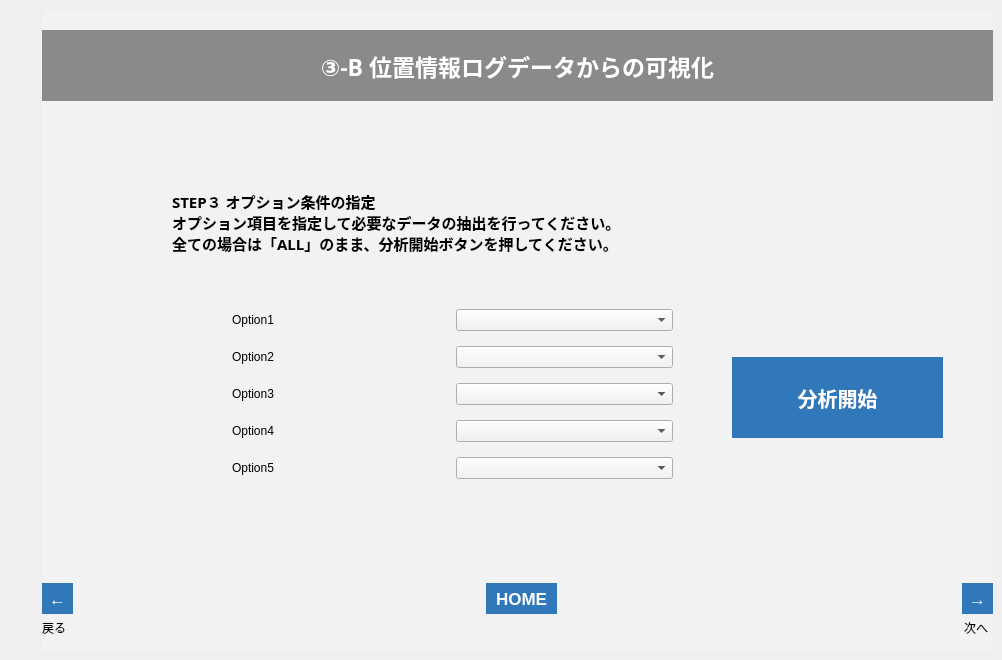
   <widget class="QWidget" name="tab_25">
    <attribute name="title">
     <string>003_9</string>
    </attribute>
    <widget class="QFrame" name="frame_29">
     <property name="geometry">
      <rect>
       <x>42</x>
       <y>10</y>
       <width>951</width>
       <height>641</height>
      </rect>
     </property>
     <property name="styleSheet">
      <string notr="true">background-color: rgb(242, 242, 242);</string>
     </property>
     <property name="frameShape">
      <enum>QFrame::NoFrame</enum>
     </property>
     <property name="frameShadow">
      <enum>QFrame::Plain</enum>
     </property>
     <property name="lineWidth">
      <number>0</number>
     </property>
     <widget class="QLabel" name="lbl_003_8_n">
      <property name="geometry">
       <rect>
        <x>922</x>
        <y>610</y>
        <width>31</width>
        <height>16</height>
       </rect>
      </property>
      <property name="text">
       <string>次へ</string>
      </property>
     </widget>
     <widget class="QLabel" name="label_114">
      <property name="geometry">
       <rect>
        <x>0</x>
        <y>610</y>
        <width>50</width>
        <height>16</height>
       </rect>
      </property>
      <property name="text">
       <string>戻る</string>
      </property>
     </widget>
     <widget class="QToolButton" name="btn_003_8_n">
      <property name="geometry">
       <rect>
        <x>920</x>
        <y>573</y>
        <width>31</width>
        <height>31</height>
       </rect>
      </property>
      <property name="font">
       <font>
        <pointsize>13</pointsize>
        <weight>75</weight>
        <bold>true</bold>
       </font>
      </property>
      <property name="styleSheet">
       <string notr="true">background-color: rgb(48,120,186);
color: rgb(255, 255, 255);
border: none;</string>
      </property>
      <property name="text">
       <string>→</string>
      </property>
     </widget>
     <widget class="QToolButton" name="btn_003_8_b">
      <property name="geometry">
       <rect>
        <x>0</x>
        <y>573</y>
        <width>31</width>
        <height>31</height>
       </rect>
      </property>
      <property name="font">
       <font>
        <pointsize>13</pointsize>
        <weight>75</weight>
        <bold>true</bold>
       </font>
      </property>
      <property name="styleSheet">
       <string notr="true">background-color: rgb(48,120,186);
color: rgb(255, 255, 255);
border: none;</string>
      </property>
      <property name="text">
       <string>←</string>
      </property>
     </widget>
     <widget class="QLabel" name="label_115">
      <property name="geometry">
       <rect>
        <x>0</x>
        <y>20</y>
        <width>951</width>
        <height>71</height>
       </rect>
      </property>
      <property name="font">
       <font>
        <family>游ゴシック</family>
        <pointsize>17</pointsize>
        <weight>75</weight>
        <bold>true</bold>
       </font>
      </property>
      <property name="styleSheet">
       <string notr="true">background-color: rgb(138, 138, 138);
color: rgb(255, 255, 255);</string>
      </property>
      <property name="text">
       <string>③-B 位置情報ログデータからの可視化</string>
      </property>
      <property name="alignment">
       <set>Qt::AlignCenter</set>
      </property>
     </widget>
     <widget class="QToolButton" name="btn_home_24">
      <property name="geometry">
       <rect>
        <x>444</x>
        <y>573</y>
        <width>71</width>
        <height>31</height>
       </rect>
      </property>
      <property name="font">
       <font>
        <pointsize>13</pointsize>
        <weight>75</weight>
        <bold>true</bold>
       </font>
      </property>
      <property name="styleSheet">
       <string notr="true">background-color: rgb(48,120,186);
color: rgb(255, 255, 255);
border: none;</string>
      </property>
      <property name="text">
       <string>HOME</string>
      </property>
     </widget>
     <widget class="QLabel" name="label_48">
      <property name="geometry">
       <rect>
        <x>130</x>
        <y>180</y>
        <width>711</width>
        <height>131</height>
       </rect>
      </property>
      <property name="font">
       <font>
        <family>游ゴシック</family>
        <pointsize>11</pointsize>
        <weight>75</weight>
        <bold>true</bold>
       </font>
      </property>
      <property name="styleSheet">
       <string notr="true">border-color: rgb(220, 220, 220);</string>
      </property>
      <property name="frameShape">
       <enum>QFrame::Box</enum>
      </property>
      <property name="lineWidth">
       <number>0</number>
      </property>
      <property name="midLineWidth">
       <number>0</number>
      </property>
      <property name="text">
       <string>STEP３ オプション条件の指定
オプション項目を指定して必要なデータの抽出を行ってください。
全ての場合は「ALL」のまま、分析開始ボタンを押してください。
</string>
      </property>
      <property name="alignment">
       <set>Qt::AlignLeading|Qt::AlignLeft|Qt::AlignTop</set>
      </property>
     </widget>
     <widget class="QLabel" name="lbl_001_10">
      <property name="geometry">
       <rect>
        <x>220</x>
        <y>490</y>
        <width>501</width>
        <height>31</height>
       </rect>
      </property>
      <property name="font">
       <font>
        <family>游ゴシック</family>
        <pointsize>11</pointsize>
        <weight>75</weight>
        <bold>true</bold>
       </font>
      </property>
      <property name="styleSheet">
       <string notr="true">border-color: rgb(220, 220, 220);</string>
      </property>
      <property name="frameShape">
       <enum>QFrame::Box</enum>
      </property>
      <property name="lineWidth">
       <number>0</number>
      </property>
      <property name="midLineWidth">
       <number>0</number>
      </property>
      <property name="text">
       <string/>
      </property>
      <property name="alignment">
       <set>Qt::AlignLeading|Qt::AlignLeft|Qt::AlignVCenter</set>
      </property>
     </widget>
     <widget class="QWidget" name="layoutWidget_5">
      <property name="geometry">
       <rect>
        <x>190</x>
        <y>290</y>
        <width>441</width>
        <height>191</height>
       </rect>
      </property>
      <layout class="QGridLayout" name="gridLayout_4">
       <item row="1" column="1">
        <widget class="QComboBox" name="cmb_option2_4">
         <property name="styleSheet">
          <string notr="true">selection-background-color: rgb(143, 201, 247);</string>
         </property>
        </widget>
       </item>
       <item row="0" column="1">
        <widget class="QComboBox" name="cmb_option1_4">
         <property name="styleSheet">
          <string notr="true">selection-background-color: rgb(143, 201, 247);</string>
         </property>
        </widget>
       </item>
       <item row="2" column="0">
        <widget class="QLabel" name="lbl_option3_4">
         <property name="text">
          <string>Option3</string>
         </property>
        </widget>
       </item>
       <item row="2" column="1">
        <widget class="QComboBox" name="cmb_option3_4">
         <property name="styleSheet">
          <string notr="true">selection-background-color: rgb(143, 201, 247);</string>
         </property>
        </widget>
       </item>
       <item row="1" column="0">
        <widget class="QLabel" name="lbl_option2_4">
         <property name="text">
          <string>Option2</string>
         </property>
        </widget>
       </item>
       <item row="0" column="0">
        <widget class="QLabel" name="lbl_option1_4">
         <property name="text">
          <string>Option1</string>
         </property>
        </widget>
       </item>
       <item row="4" column="1">
        <widget class="QComboBox" name="cmb_option5_4">
         <property name="styleSheet">
          <string notr="true">selection-background-color: rgb(143, 201, 247);</string>
         </property>
        </widget>
       </item>
       <item row="4" column="0">
        <widget class="QLabel" name="lbl_option5_4">
         <property name="text">
          <string>Option5</string>
         </property>
        </widget>
       </item>
       <item row="3" column="1">
        <widget class="QComboBox" name="cmb_option4_4">
         <property name="styleSheet">
          <string notr="true">selection-background-color: rgb(143, 201, 247);</string>
         </property>
        </widget>
       </item>
       <item row="3" column="0">
        <widget class="QLabel" name="lbl_option4_4">
         <property name="text">
          <string>Option4</string>
         </property>
        </widget>
       </item>
      </layout>
     </widget>
     <widget class="QPushButton" name="btn_web_003_2">
      <property name="geometry">
       <rect>
        <x>690</x>
        <y>347</y>
        <width>211</width>
        <height>81</height>
       </rect>
      </property>
      <property name="font">
       <font>
        <family>游ゴシック</family>
        <pointsize>15</pointsize>
        <weight>75</weight>
        <bold>true</bold>
       </font>
      </property>
      <property name="autoFillBackground">
       <bool>false</bool>
      </property>
      <property name="styleSheet">
       <string notr="true">background-color: rgb(48,120,186);
color: rgb(255, 255, 255);
border: none;</string>
      </property>
      <property name="text">
       <string>分析開始</string>
      </property>
     </widget>
    </widget>
   </widget>
